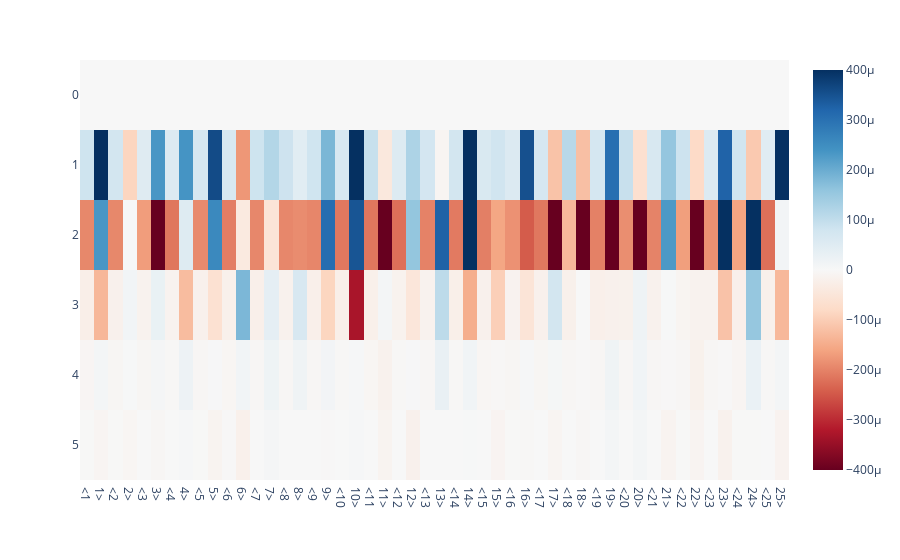
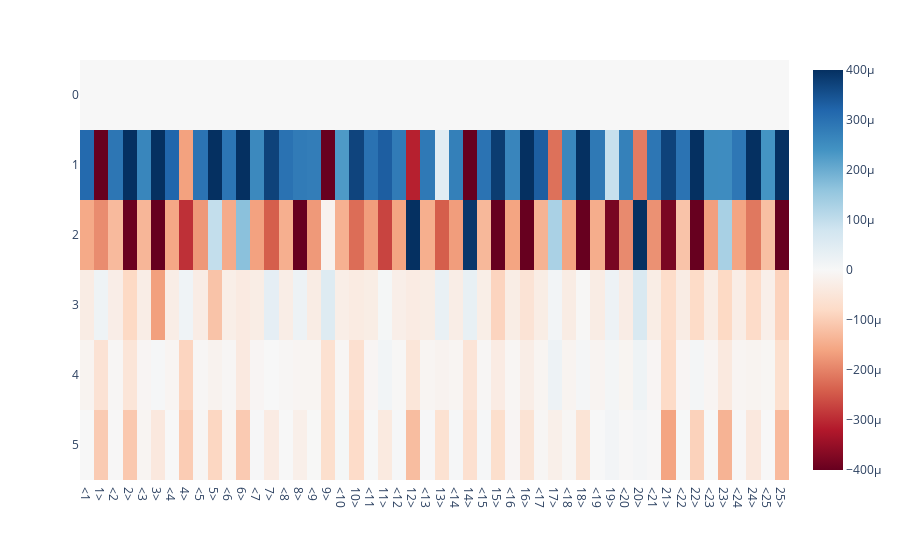
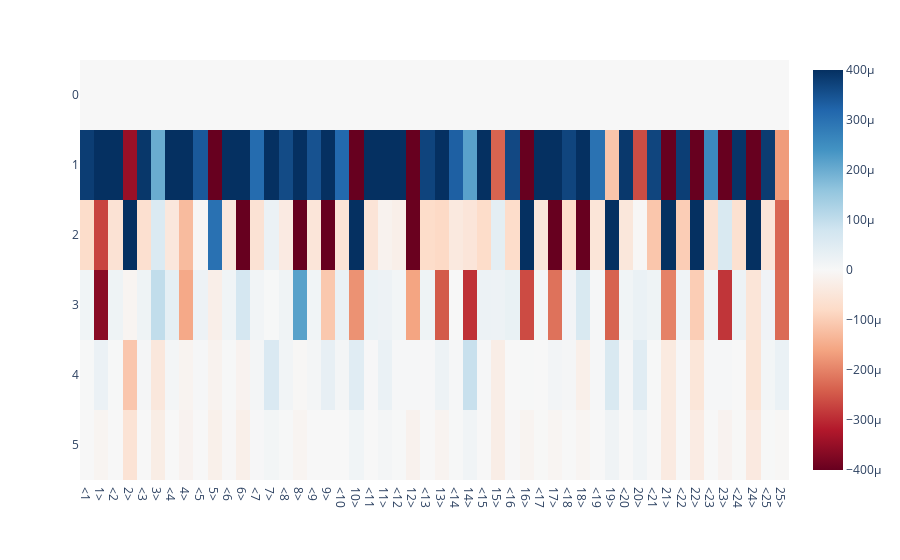

Here is the notebook cell these charts were saved with, in order:
### Code cell
from activation_analysis import feature_effect

short_prompts = [
    ("<10 <11 <12 12> 11> 10>", 1),
    ("<3 <4 <5 5> 4> 3>", 1),
    ("<8 <2 <7 7> 2> 8>", 1),
    ("<10 <11 <12 12> 11> 10>", 2),
    ("<3 <4 <5 5> 4> 3>", 2),
]

inspected_direction = 32

for prompt, position in short_prompts:
    eps = 0.01

    effect = feature_effect(
        model,
        tokenizer,
        prompt,
        position,
        directions={layer: (sae, inspected_direction)},
        eps=eps,
    )

    d = effect.base[f"lm_head"] * 0 + effect.diff[f"lm_head"]
    print(f"{prompt} (pos={position})")

    r = 0.04 * eps
    window = 50
    px.imshow(
        d[:, :window].detach(),
        zmin=-r,
        zmax=r,
        color_continuous_scale=px.colors.diverging.RdBu,
        x=[tokenizer.decode(i) for i in range(window)],
    ).show()

    # window = 500
    # px.imshow(
    #     d[:, 1:window:2].detach(),
    #     color_continuous_scale=px.colors.diverging.RdBu,
    #     x=[tokenizer.decode(2 * i + 1) for i in range(window//2)],
    # ).show()

### Figure 1 — Plotly figure (JSON) as saved in the notebook; plotly's stock layout.template omitted (floating-point values rounded to 4 significant figures; data arrays with more than 128 entries replaced by an {"elided": "..."} marker saying what was removed)
{"data": [{"coloraxis": "coloraxis", "hovertemplate": "x: %{x}<br>y: %{y}<br>color: %{z}<extra></extra>", "name": "0", "type": "heatmap", "x": ["<1", "1>", "<2", "2>", "<3", "3>", "<4", "4>", "<5", "5>", "<6", "6>", "<7", "7>", "<8", "8>", "<9", "9>", "<10", "10>", "<11", "11>", "<12", "12>", "<13", "13>", "<14", "14>", "<15", "15>", "<16", "16>", "<17", "17>", "<18", "18>", "<19", "19>", "<20", "20>", "<21", "21>", "<22", "22>", "<23", "23>", "<24", "24>", "<25", "25>"], "xaxis": "x", "yaxis": "y", "z": {"elided": "6x50 float values"}}], "layout": {"coloraxis": {"cmax": 0.0004, "cmin": -0.0004, "colorscale": [[0, "rgb(103,0,31)"], [0.1, "rgb(178,24,43)"], [0.2, "rgb(214,96,77)"], [0.3, "rgb(244,165,130)"], [0.4, "rgb(253,219,199)"], [0.5, "rgb(247,247,247)"], [0.6, "rgb(209,229,240)"], [0.7, "rgb(146,197,222)"], [0.8, "rgb(67,147,195)"], [0.9, "rgb(33,102,172)"], [1, "rgb(5,48,97)"]]}, "margin": {"t": 60}, "xaxis": {"anchor": "y", "constrain": "domain", "domain": [0, 1], "scaleanchor": "y"}, "yaxis": {"anchor": "x", "autorange": "reversed", "constrain": "domain", "domain": [0, 1]}}}

### Figure 2 — Plotly figure (JSON) as saved in the notebook; plotly's stock layout.template omitted (floating-point values rounded to 4 significant figures; data arrays with more than 128 entries replaced by an {"elided": "..."} marker saying what was removed)
{"data": [{"coloraxis": "coloraxis", "hovertemplate": "x: %{x}<br>y: %{y}<br>color: %{z}<extra></extra>", "name": "0", "type": "heatmap", "x": ["<1", "1>", "<2", "2>", "<3", "3>", "<4", "4>", "<5", "5>", "<6", "6>", "<7", "7>", "<8", "8>", "<9", "9>", "<10", "10>", "<11", "11>", "<12", "12>", "<13", "13>", "<14", "14>", "<15", "15>", "<16", "16>", "<17", "17>", "<18", "18>", "<19", "19>", "<20", "20>", "<21", "21>", "<22", "22>", "<23", "23>", "<24", "24>", "<25", "25>"], "xaxis": "x", "yaxis": "y", "z": {"elided": "6x50 float values"}}], "layout": {"coloraxis": {"cmax": 0.0004, "cmin": -0.0004, "colorscale": [[0, "rgb(103,0,31)"], [0.1, "rgb(178,24,43)"], [0.2, "rgb(214,96,77)"], [0.3, "rgb(244,165,130)"], [0.4, "rgb(253,219,199)"], [0.5, "rgb(247,247,247)"], [0.6, "rgb(209,229,240)"], [0.7, "rgb(146,197,222)"], [0.8, "rgb(67,147,195)"], [0.9, "rgb(33,102,172)"], [1, "rgb(5,48,97)"]]}, "margin": {"t": 60}, "xaxis": {"anchor": "y", "constrain": "domain", "domain": [0, 1], "scaleanchor": "y"}, "yaxis": {"anchor": "x", "autorange": "reversed", "constrain": "domain", "domain": [0, 1]}}}

### Figure 3 — Plotly figure (JSON) as saved in the notebook; plotly's stock layout.template omitted (floating-point values rounded to 4 significant figures; data arrays with more than 128 entries replaced by an {"elided": "..."} marker saying what was removed)
{"data": [{"coloraxis": "coloraxis", "hovertemplate": "x: %{x}<br>y: %{y}<br>color: %{z}<extra></extra>", "name": "0", "type": "heatmap", "x": ["<1", "1>", "<2", "2>", "<3", "3>", "<4", "4>", "<5", "5>", "<6", "6>", "<7", "7>", "<8", "8>", "<9", "9>", "<10", "10>", "<11", "11>", "<12", "12>", "<13", "13>", "<14", "14>", "<15", "15>", "<16", "16>", "<17", "17>", "<18", "18>", "<19", "19>", "<20", "20>", "<21", "21>", "<22", "22>", "<23", "23>", "<24", "24>", "<25", "25>"], "xaxis": "x", "yaxis": "y", "z": {"elided": "6x50 float values"}}], "layout": {"coloraxis": {"cmax": 0.0004, "cmin": -0.0004, "colorscale": [[0, "rgb(103,0,31)"], [0.1, "rgb(178,24,43)"], [0.2, "rgb(214,96,77)"], [0.3, "rgb(244,165,130)"], [0.4, "rgb(253,219,199)"], [0.5, "rgb(247,247,247)"], [0.6, "rgb(209,229,240)"], [0.7, "rgb(146,197,222)"], [0.8, "rgb(67,147,195)"], [0.9, "rgb(33,102,172)"], [1, "rgb(5,48,97)"]]}, "margin": {"t": 60}, "xaxis": {"anchor": "y", "constrain": "domain", "domain": [0, 1], "scaleanchor": "y"}, "yaxis": {"anchor": "x", "autorange": "reversed", "constrain": "domain", "domain": [0, 1]}}}
